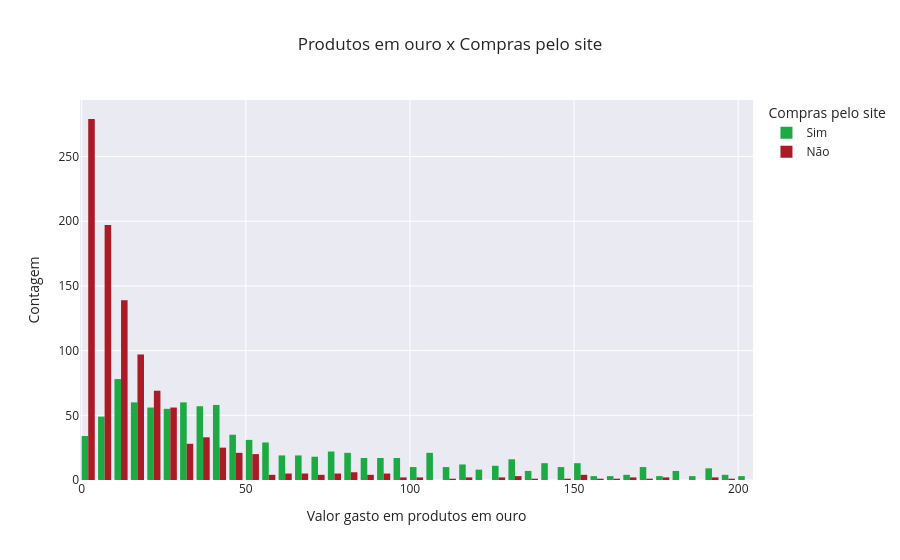

Notebook code for this chart:
### Markdown cell above
A correlação entre o nível educacional e as compras pelo site da empresa não se mostrou efetiva.

### Code cell
# Relação entre compras de objetos feitos com ouro e compras realizadas pelo site da empresa
fig = px.histogram(
    base_limpa,
    x='MntGoldProds',
    color=base_limpa['WebPurchases'].map({0.0:'Não', 1.0:'Sim'}),
    color_discrete_map={'Sim':'#1bab42', 'Não':'#ab1b25'},
    template = 'seaborn',
    title = 'Produtos em ouro x Compras pelo site',
    barmode= 'group',
)
fig.update_layout(
    xaxis=dict(
        title=' Valor gasto em produtos em ouro'
    ),
    yaxis=dict(
        title='Contagem'
    ),
    legend=dict(
        title='Compras pelo site'
    )
)
fig.show()

### Figure 1 — Plotly figure (JSON) as saved in the notebook; plotly's stock layout.template omitted (floating-point values rounded to 4 significant figures; data arrays with more than 128 entries replaced by an {"elided": "..."} marker saying what was removed)
{"data": [{"alignmentgroup": "True", "bingroup": "x", "hovertemplate": "color=Sim<br>MntGoldProds=%{x}<br>count=%{y}<extra></extra>", "legendgroup": "Sim", "marker": {"color": "#1bab42", "pattern": {"shape": ""}}, "name": "Sim", "offsetgroup": "Sim", "orientation": "v", "showlegend": true, "x": {"elided": "932 float values"}, "xaxis": "x", "yaxis": "y", "type": "histogram"}, {"alignmentgroup": "True", "bingroup": "x", "hovertemplate": "color=Não<br>MntGoldProds=%{x}<br>count=%{y}<extra></extra>", "legendgroup": "Não", "marker": {"color": "#ab1b25", "pattern": {"shape": ""}}, "name": "Não", "offsetgroup": "Não", "orientation": "v", "showlegend": true, "x": {"elided": "1030 float values"}, "xaxis": "x", "yaxis": "y", "type": "histogram"}], "layout": {"xaxis": {"anchor": "y", "domain": [0.0, 1.0], "title": {"text": " Valor gasto em produtos em ouro"}}, "yaxis": {"anchor": "x", "domain": [0.0, 1.0], "title": {"text": "Contagem"}}, "legend": {"title": {"text": "Compras pelo site"}, "tracegroupgap": 0}, "title": {"text": "Produtos em ouro x Compras pelo site"}, "barmode": "group"}}
